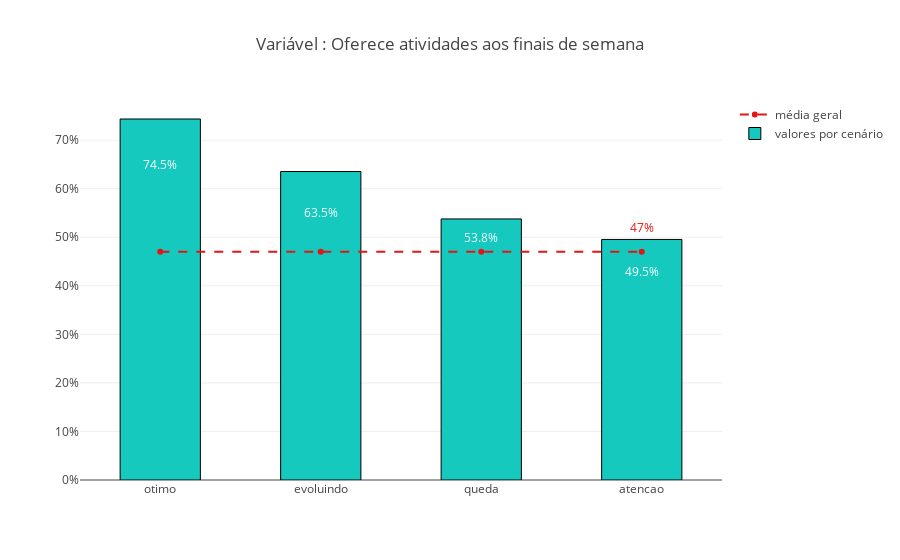

Here is the notebook cell this chart was saved with:
### Code cell
df_esc = df_esc.sort_values('prop', ascending=False)
trace = go.Bar(
    x = df_esc['cenario'],
    y = df_esc['prop']*100,
    name = 'valores por cenário',
    marker = dict(color='rgb(21,201,190)', line=dict(color='rgb(0, 0, 0)', width=1))
)

trace2 = go.Scatter(
    x = df_esc['cenario'],
    y = [47]*4,
    line = dict(color = 'rgb(227,21,21)', dash='dash'),
    name = "média geral",
)
layout = go.Layout(title = "Proporção de escolas que oferecem esnsino integral por cenário", bargap=0.5)
layout = go.Layout(title = "Variável : Oferece atividades aos finais de semana", barmode='stack', bargap=0.5, 
                   yaxis = dict(tickmode='array', 
                                tickvals = [0, 10, 20,30, 40, 50,  60, 70],
                                ticktext=['0%', '10%', '20%', '30%', '40%', '50%', '60%', '70%']),
                  annotations = [dict(x = 'otimo', y = 65, xref='x', yref='y', text='74.5%', showarrow=False, font=dict(color='rgb(255, 255, 255)')),
                                dict(x = 'evoluindo', y = 55, xref='x', yref='y', text='63.5%', showarrow=False, font=dict(color='rgb(255, 255, 255)')),
                                dict(x = 'queda', y = 50, xref='x', yref='y', text='53.8%', showarrow=False, font=dict(color='rgb(255, 255, 255)')),
                                dict(x = 'atencao', y = 52, xref='x', yref='y', text='47%', showarrow=False, font=dict(color='rgb(227,21,21)')),
                                dict(x = 'atencao', y = 43, xref='x', yref='y', text='49.5%', showarrow=False, font=dict(color='rgb(255, 255, 255)'))
                                ])
fig = go.Figure(data=[trace, trace2], layout=layout)
iplot(fig)

### Figure 1 — Plotly figure (JSON) as saved in the notebook; plotly's stock layout.template omitted (floating-point values rounded to 4 significant figures)
{"data": [{"marker": {"color": "rgb(21,201,190)", "line": {"color": "rgb(0, 0, 0)", "width": 1}}, "name": "valores por cenário", "type": "bar", "uid": "4f46d226-f214-11e8-aa75-f4b7e2cdd6d2", "x": ["otimo", "evoluindo", "queda", "atencao"], "y": [74.36, 63.55, 53.77, 49.55]}, {"line": {"color": "rgb(227,21,21)", "dash": "dash"}, "name": "média geral", "type": "scatter", "uid": "4f46d227-f214-11e8-9b6b-f4b7e2cdd6d2", "x": ["otimo", "evoluindo", "queda", "atencao"], "y": [47, 47, 47, 47]}], "layout": {"annotations": [{"font": {"color": "rgb(255, 255, 255)"}, "showarrow": false, "text": "74.5%", "x": "otimo", "xref": "x", "y": 65, "yref": "y"}, {"font": {"color": "rgb(255, 255, 255)"}, "showarrow": false, "text": "63.5%", "x": "evoluindo", "xref": "x", "y": 55, "yref": "y"}, {"font": {"color": "rgb(255, 255, 255)"}, "showarrow": false, "text": "53.8%", "x": "queda", "xref": "x", "y": 50, "yref": "y"}, {"font": {"color": "rgb(227,21,21)"}, "showarrow": false, "text": "47%", "x": "atencao", "xref": "x", "y": 52, "yref": "y"}, {"font": {"color": "rgb(255, 255, 255)"}, "showarrow": false, "text": "49.5%", "x": "atencao", "xref": "x", "y": 43, "yref": "y"}], "bargap": 0.5, "barmode": "stack", "title": "Variável : Oferece atividades aos finais de semana", "yaxis": {"tickmode": "array", "ticktext": ["0%", "10%", "20%", "30%", "40%", "50%", "60%", "70%"], "tickvals": [0, 10, 20, 30, 40, 50, 60, 70]}}}
